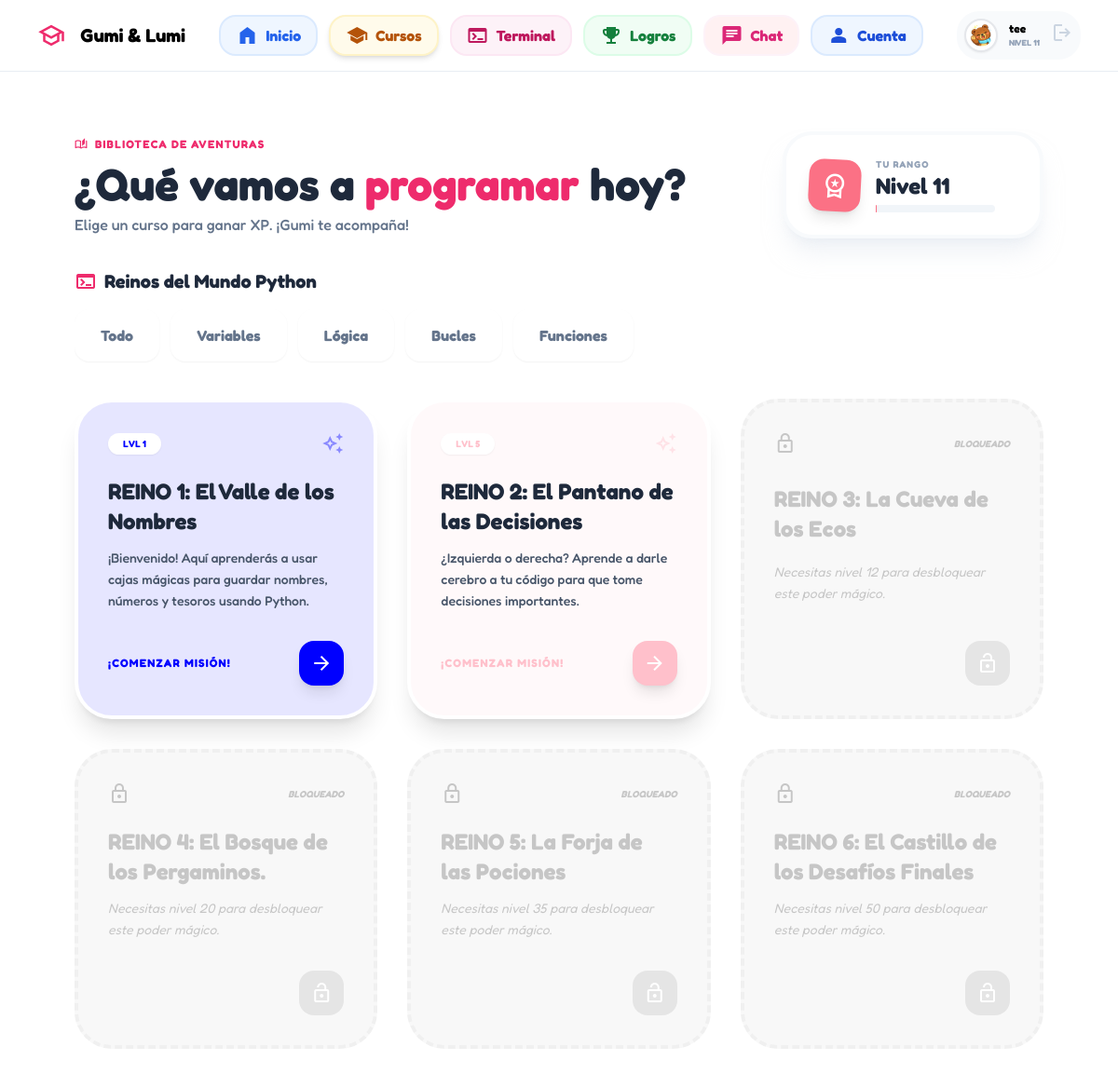
The app's page /courses/ (signed in) with its own data.
### core/models.py (models this page shows, shortened)
class Profile(models.Model):
    AVATAR_CHOICES = [
        ('gumi', 'Gumi (Osito)'),
        ('lumi', 'Lumi (Conejo)'),
    ]
    user = models.OneToOneField(User, on_delete=models.CASCADE, related_name="profile")
    avatar = models.CharField(max_length=10, choices=AVATAR_CHOICES, default='gumi')
    nickname = models.CharField(max_length=50, blank=True)
    phone = models.CharField(max_length=15, blank=True)
    xp = models.IntegerField(default=0)
    cursos_inscritos = models.ManyToManyField('Course', blank=True, related_name="estudiantes")
    @property
    def level(self):
        return (self.xp // 100) + 1
    @property
    def xp_percent(self):
        return self.xp % 100

class Course(models.Model):
    CATEGORIAS = [
        ('all', '🌟 Todos los Módulos'),
        ('variables', '📦 Variables y Datos'),
        ('logica', '🛤️ Lógica (If/Else)'),
        ('loops', '🔁 Bucles (Loops)'),
        ('funciones', '🧩 Funciones'),
    ]
    title = models.CharField(max_length=200)
    min_level = models.IntegerField(default=1)
    description = models.TextField()
    image = models.ImageField(upload_to='courses/', blank=True, null=True)
    created_at = models.DateTimeField(auto_now_add=True)
    category = models.CharField(
        max_length=20,
        choices=CATEGORIAS,
        default='all',
        verbose_name="Categoría de Python"
    )
    color = models.CharField(
        max_length=20,
        default='blue',
        help_text="Ej: blue, pink, green, yellow, purple"
    )

### core/views.py (the view)
# urls.py: path("courses/", views.courses_view, name="courses"),
@login_required
def courses_view(request):
    categoria = request.GET.get('cat', 'all')
    courses = Course.objects.all() if categoria == 'all' else Course.objects.filter(category=categoria)
    return render(request, 'core/cursos.html', {'courses': courses, 'categoria_activa': categoria})

### core/context_processors.py (called while the page is built)
def global_context(request):
    if request.user.is_authenticated:
        ultimo = UserLessonProgress.objects.filter(user=request.user, completed=True).order_by('-completed_at').first()
        if ultimo:
            proxima = Lesson.objects.filter(course=ultimo.lesson.course, order__gt=ultimo.lesson.order).first()
            if not proxima:
                proxima = Lesson.objects.exclude(course=ultimo.lesson.course).first()
        else:
            proxima = Lesson.objects.order_by('course__id', 'order').first()
        return {'proxima_leccion': proxima}
    return {}

### core/templates/core/cursos.html (shortened to what this page needs)
{% extends 'base/base_private.html' %}
{% load static %}
{% block content %}
<div class="font-cute relative min-h-screen overflow-x-hidden">
    <div id="magic-background" class="fixed inset-0 pointer-events-none -z-10 overflow-hidden"></div>
    <main class="flex-1 flex flex-col items-center relative z-10">
        <div class="w-full max-w-[1200px] px-4 md:px-10 py-6 flex flex-col gap-8">
            <div class="flex flex-col md:flex-row items-center justify-between gap-6">
                <div class="flex flex-col gap-2">
                    <nav class="flex items-center gap-2 text-primary font-black text-xs uppercase tracking-widest">
                        <span class="material-symbols-outlined text-sm">auto_stories</span>
                        Biblioteca de Aventuras
                    </nav>
                    <h1 class="text-3xl md:text-5xl font-black text-slate-800 leading-tight">
                        ¿Qué vamos a <span class="text-primary">programar</span> hoy?
                    </h1>
                    <p class="text-slate-500 font-medium max-w-lg">
                        Elige un curso para ganar XP. ¡{% if user.profile.avatar == 'lumi' %}Lumi{% else %}Gumi{% endif %} te acompaña!
                    </p>
                </div>
                <div class="bg-white p-6 rounded-[2rem] border-4 border-slate-50 shadow-xl shadow-slate-200/50 flex items-center gap-4 min-w-[280px]">
                    <div class="size-14 rounded-2xl flex items-center justify-center text-white shadow-lg rotate-3
                        {% if user.profile.avatar == 'lumi' %}bg-sky-400{% else %}bg-rose-400{% endif %}">
                        <span class="material-symbols-outlined text-3xl">workspace_premium</span>
                    </div>
                    <div>
                        <p class="text-[10px] font-black text-slate-400 uppercase tracking-widest">Tu Rango</p>
                        <p class="text-2xl font-black text-slate-800">Nivel {{ user.profile.level }}</p>
                        <div class="w-32 h-2 bg-slate-100 rounded-full mt-1">
                        </div>
                    </div>
                </div>
            </div>
            <div class="flex flex-col gap-4">
                <h2 class="text-slate-800 text-xl font-black flex items-center gap-2">
                    <span class="material-symbols-outlined text-primary">terminal</span>
                    Reinos del Mundo Python
                </h2>
                <div class="flex gap-3 overflow-x-auto pb-2 no-scrollbar">
                    <a href="?cat=all" class="flex items-center gap-2 px-6 py-3 rounded-2xl bg-white border-4 border-white shadow-sm font-bold text-slate-500 hover:border-primary/20 transition-all">Todo</a>
                    <a href="?cat=variables" class="flex items-center gap-2 px-6 py-3 rounded-2xl bg-white border-4 border-white shadow-sm font-bold text-slate-500 hover:border-purple-200 transition-all">Variables</a>
                    <a href="?cat=logica" class="flex items-center gap-2 px-6 py-3 rounded-2xl bg-white border-4 border-white shadow-sm font-bold text-slate-500 hover:border-blue-200 transition-all">Lógica</a>
                    <a href="?cat=bucles" class="flex items-center gap-2 px-6 py-3 rounded-2xl bg-white border-4 border-white shadow-sm font-bold text-slate-500 hover:border-blue-200 transition-all">Bucles</a>
                    <a href="?cat=funciones" class="flex items-center gap-2 px-6 py-3 rounded-2xl bg-white border-4 border-white shadow-sm font-bold text-slate-500 hover:border-blue-200 transition-all">Funciones</a>
                </div>
            </div>
            <section class="grid grid-cols-1 sm:grid-cols-2 lg:grid-cols-3 gap-8">
    {% for course in courses %}
    <div class="group h-full">
        {% if user.profile.level >= course.min_level %}
        {% with c_color=course.color|default:"blue" %}
        <a href="{% url 'course_detail' course.id %}"
           class="flex flex-col justify-between h-full rounded-[2.5rem] p-8 shadow-xl transition-all hover:-translate-y-2 border-4"
           style="background-color: color-mix(in srgb, {{ c_color }}, white 90%); border-color: white; hover:border-color: {{ c_color }};">
            <div>
                <div class="flex justify-between items-center mb-6">
                    <span class="px-4 py-1 rounded-full text-[10px] font-black uppercase shadow-sm"
                          style="background-color: white; color: {{ c_color }};">
                        Lvl {{ course.min_level }}
                    </span>
                    <span class="material-symbols-outlined opacity-40 group-hover:opacity-100 transition-opacity"
                          style="color: {{ c_color }};">
                    </span>
                </div>
                <h3 class="text-2xl font-bold text-slate-800 mb-3">{{ course.title }}</h3>
                <p class="text-slate-600 font-medium text-sm leading-relaxed">{{ course.description }}</p>
            </div>
            <div class="mt-8 flex items-center justify-between">
                <span class="text-xs font-black uppercase tracking-widest" style="color: {{ c_color }};">
                    ¡Comenzar misión!
                </span>
                <div class="size-12 rounded-2xl text-white flex items-center justify-center shadow-lg group-hover:rotate-12 transition-all"
                     style="background-color: {{ c_color }};">
                    <span class="material-symbols-outlined">arrow_forward</span>
                </div>
            </div>
        </a>
        {% endwith %}
        {% else %}
        <div class="flex flex-col justify-between h-full bg-slate-100 border-4 border-dashed border-slate-200 rounded-[2.5rem] p-8 opacity-60 grayscale relative">
            <div class="flex justify-between items-center mb-6">
                <span class="material-symbols-outlined text-slate-400">lock</span>
                <span class="text-[10px] font-black uppercase text-slate-400 italic">Bloqueado</span>
            </div>
            <h3 class="text-2xl font-bold text-slate-400 mb-3">{{ course.title }}</h3>
            <p class="text-slate-400 text-sm italic leading-relaxed">Necesitas nivel {{ course.min_level }} para desbloquear este poder mágico.</p>
            <div class="mt-8 flex justify-end">
                <div class="size-12 rounded-2xl bg-slate-300 text-white flex items-center justify-center">
                    <span class="material-symbols-outlined">lock_open</span>
                </div>
            </div>
        </div>
        {% endif %}
    </div>
    {% empty %}
        <p class="col-span-full text-center py-10 font-bold text-slate-400 font-cute italic">El reino está vacío por ahora... 🐻</p>
    {% endfor %}
</section>
        </div>
    </main>
</div>
{% endblock %}

### core/templates/base/header_private.html
{% load static %}
<div class="font-cute">
<header class="flex items-center justify-between border-b border-[#e8edf3] px-10 py-3 bg-white">
    <div class="flex items-center gap-4">
        <span class="material-symbols-outlined text-primary text-3xl">school</span>
        <h2 class="text-xl font-bold">Gumi & Lumi</h2>
    </div>
<nav class="flex items-center gap-3">
{% with current=request.resolver_match.url_name %}
<a href="{% url 'dashboard' %}"
   class="group flex items-center gap-2 px-5 py-2 rounded-full border-2 font-bold transition-all duration-300
   {% if current == 'dashboard' %}
      bg-soft-blue border-blue-500 text-blue-900 shadow-md
   {% else %}
      border-soft-blue text-soft-blue hover:bg-soft-blue hover:bg-pastel-blue hover:text-primary hover:-translate-y-1 hover:scale-105
   {% endif %}">
   <span class="material-symbols-outlined">home</span>
   Inicio
</a>
<a href="{% url 'courses' %}"
   class="group flex items-center gap-2 px-5 py-2 rounded-full border-2 font-bold transition-all duration-300
   {% if current == 'courses' %}
      bg-pastel-yellow border-star-yellow text-[#7a5c00] shadow-md
   {% else %}
      border-star-yellow text-[#a07800]  hover:-translate-y-1 hover:scale-105
   {% endif %}">
   <span class="material-symbols-outlined">school</span>
   Cursos
</a>
<a href="{% url 'terminal_libre' %}"
       class="group flex items-center gap-2 px-5 py-2 rounded-full border-2 font-bold transition-all duration-300
       {% if current == 'terminal_libre' %}
          bg-slate-700 border-slate-900 text-white shadow-md
       {% else %}
          border-slate-800 bg-slate-800 text-white hover:bg-slate-700 hover:-translate-y-1 hover:scale-105
       {% endif %}">
        <span class="material-symbols-outlined">terminal</span>
        Terminal
    </a>
<a href="{% url 'logros' %}"
   class="group flex items-center gap-2 px-5 py-2 rounded-full border-2 font-bold transition-all duration-300
   {% if current == 'logros' %}
      bg-pastel-green border-hill-green text-green-900 shadow-md
   {% else %}
      border-hill-green text-green-700 hover:bg-pastel-green hover:-translate-y-1 hover:scale-105
   {% endif %}">
   <span class="material-symbols-outlined">emoji_events</span>
   Logros
</a>
<a href="{% url 'chat' %}"
   class="group flex items-center gap-2 px-5 py-2 rounded-full border-2 font-bold transition-all duration-300
   {% if current == 'chat' %}
      bg-soft-pink border-primary-pink text-pink-900 shadow-md
   {% else %}
      border-soft-pink text-pink-700 hover:bg-soft-pink hover:text-pink-900 hover:-translate-y-1 hover:scale-105
   {% endif %}">
   <span class="material-symbols-outlined">chat</span>
   Chat
</a>
<a href="{% url 'account' %}"
   class="group flex items-center gap-2 px-5 py-2 rounded-full border-2 font-bold transition-all duration-300
   {% if current == 'account' %}
      bg-soft-blue border-primary text-blue-900 shadow-md
   {% else %}
      border-soft-blue text-blue-700 hover:bg-soft-blue hover:text-blue-900 hover:-translate-y-1 hover:scale-105
   {% endif %}">
   <span class="material-symbols-outlined">person</span>
   Cuenta
</a>
{% endwith %}
</nav>
    <div class="flex items-center gap-3 bg-slate-50 p-2 rounded-[1.5rem]">
        <div class="size-9 rounded-full bg-white border-2 shadow-sm overflow-hidden p-1">
            {% if user.profile.avatar == 'lumi' %}
                <img src="{% static 'core/img/lumi_icon.png' %}" class="w-full h-full object-contain">
            {% else %}
                <img src="{% static 'core/img/gumi_icon.png' %}" class="w-full h-full object-contain">
            {% endif %}
        </div>
        <div class="flex-1">
            <p class="text-xs font-black truncate">{{ user.username }}</p>
            <p class="text-[9px] font-bold text-slate-400 uppercase">Nivel {{ user.profile.level }}</p>
        </div>
        <a href="{% url 'logout' %}">
            <span class="material-symbols-outlined text-slate-300 hover:text-red-400">logout</span>
        </a>
    </div>
</header>
</div>

### core/templates/base/base_private.html (style rules this page uses)
.material-symbols-outlined { font-variation-settings: 'FILL' 0, 'wght' 400, 'GRAD' 0, 'opsz' 24; }
header nav .material-symbols-outlined, .navbar .material-symbols-outlined { font-variation-settings: 'FILL' 1, 'wght' 400, 'GRAD' 0, 'opsz' 24 !important; }
header nav a, .nav-item { opacity: 1 !important; font-weight: 800 !important; display: flex; align-items: center; gap: 8px; padding: 8px 16px !important; border-radius: 18px !important; transition: all 0.3s cubic-bezier(0.175, 0.885, 0.32, 1.275) !important; }
header nav a:nth-child(1), .nav-inicio { color: #2563eb !important; background: #eff6ff !important; border: 2px solid #dbeafe !important; }
header nav a:nth-child(2), .nav-cursos { color: #b45309 !important; background: #fffbeb !important; border: 2px solid #fef3c7 !important; }
header nav a:nth-child(3), .nav-terminal { color: #be185d !important; background: #fdf2f8 !important; border: 2px solid #fce7f3 !important; }
header nav a:nth-child(4), .nav-logros { color: #15803d !important; background: #f0fdf4 !important; border: 2px solid #dcfce7 !important; }
header nav a:nth-child(5), .nav-chat { color: #db2777 !important; background: #fff1f2 !important; border: 2px solid #fdf2f8 !important; }
header nav a:nth-child(6), .nav-cuenta { color: #1d4ed8 !important; background: #eff6ff !important; border: 2px solid #dbeafe !important; }

### records on screen
Course: min_level "1", title "REINO 1: El Valle de los Nombres", description "¡Bienvenido! Aquí aprenderás a usar cajas mágicas para guardar nombres, números y tesoros usando Python."
Course: min_level "5", title "REINO 2: El Pantano de las Decisiones", description "¿Izquierda o derecha? Aprende a darle cerebro a tu código para que tome decisiones importantes."
Course: title "REINO 3: La Cueva de los Ecos", min_level "12"
Course: title "REINO 4: El Bosque de los Pergaminos.", min_level "20"
Course: title "REINO 5: La Forja de las Pociones", min_level "35"
Course: title "REINO 6: El Castillo de los Desafíos Finales", min_level "50"

### other values on screen
{{ user.username }} "tee"
{{ user.profile.level }} "11"
